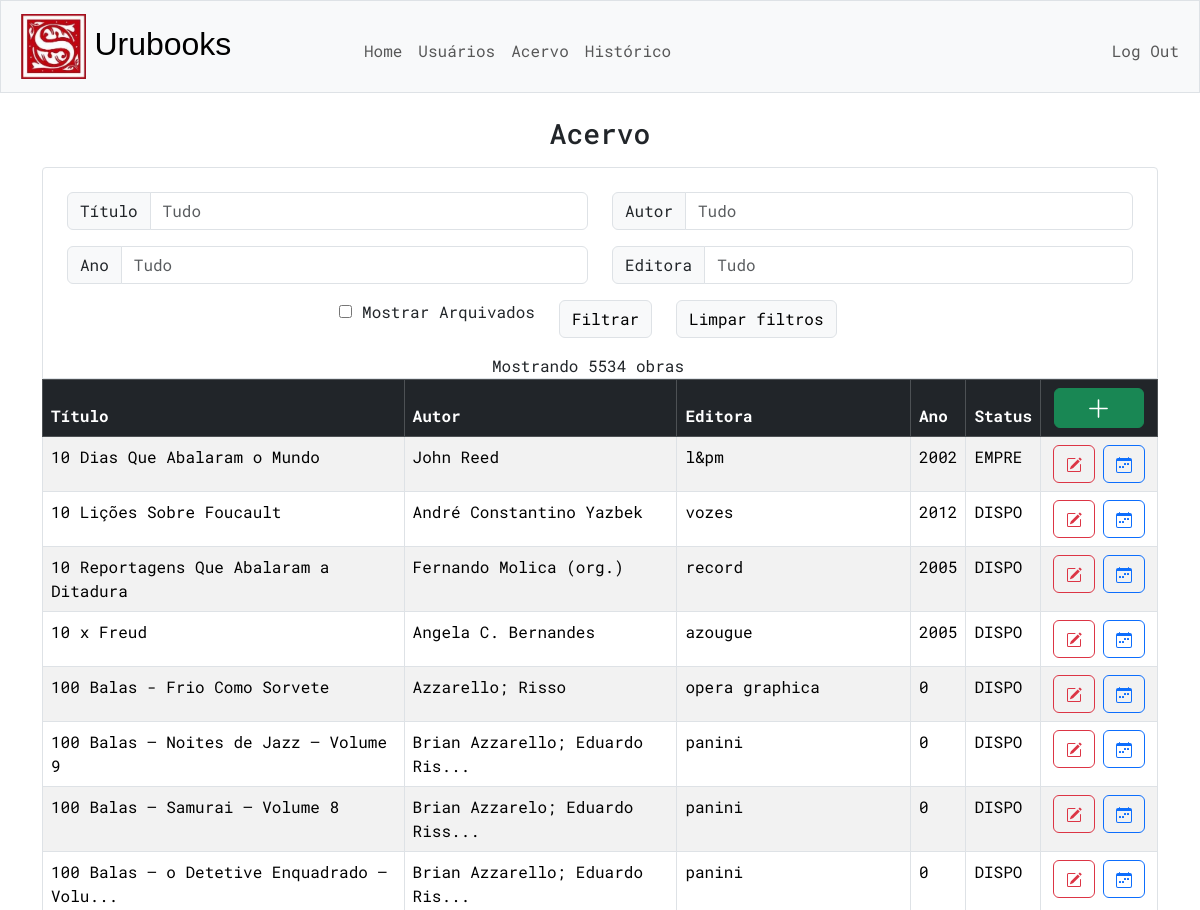
/acervo (signed in, upper part), run on an earlier commit of the app's database.
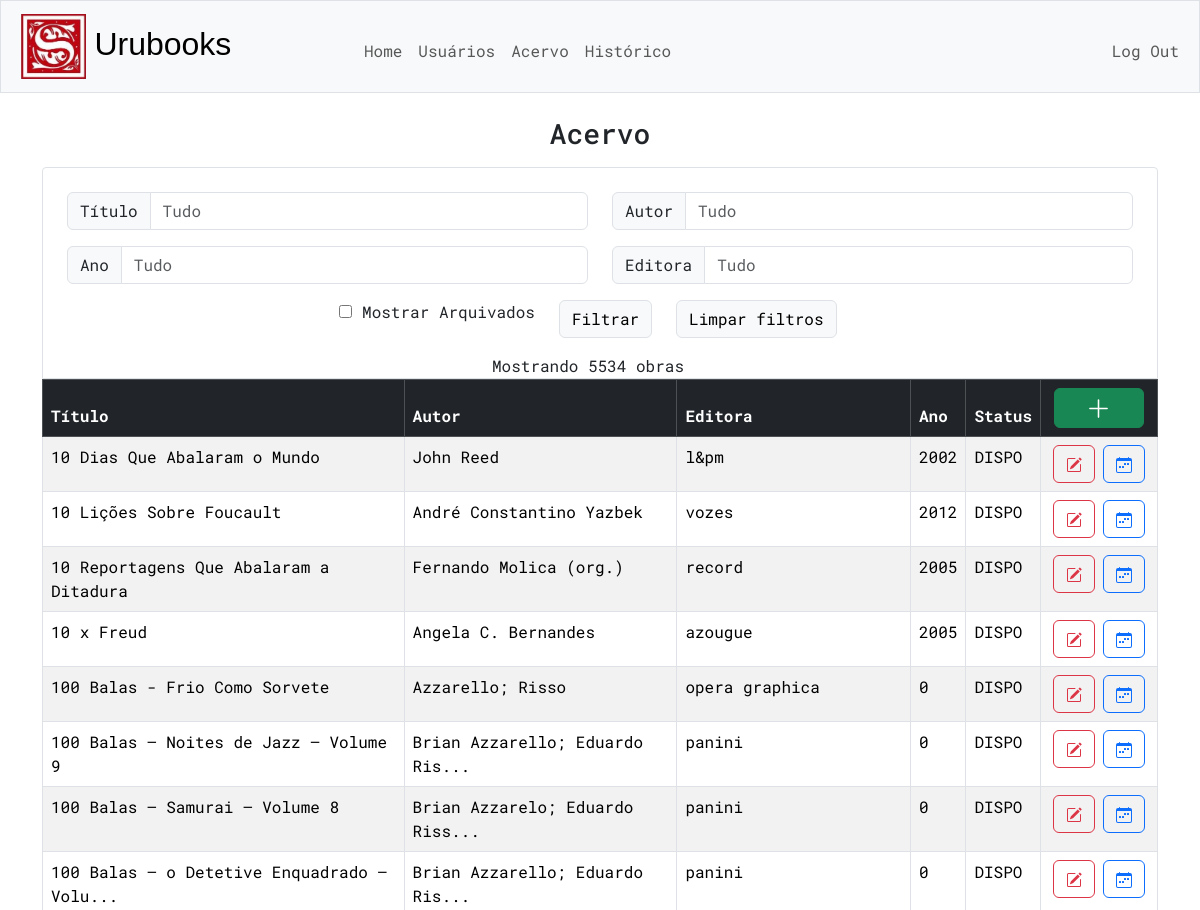
And on a later commit of the database.
### tables this page shows
CREATE TABLE acervo (
id INTEGER PRIMARY KEY AUTOINCREMENT NOT NULL,
titulo TEXT NOT NULL,
autor TEXT NOT NULL,
editora TEXT,
ano INTEGER,
status TEXT
);

### app.py (the view)
@app.route("/acervo", methods=["GET", "POST"])
@login_required
def acervo():
    edited_book = {}
    if edit_id := request.args.get("edit-book"):
        edited_book = db.execute("SELECT * FROM acervo WHERE id = ?", edit_id)[0]
    filtros = {}
    filtros_placeholder = {}
    filtro_titulo = request.args.get('filtro-titulo')
    if filtro_titulo:
        filtros_placeholder["titulo"] = filtro_titulo
        filtros["titulo"] = "%" + filtro_titulo + "%"
    filtro_autor = request.args.get('filtro-autor')
    if filtro_autor:
        filtros_placeholder["autor"] = filtro_autor
        filtros["autor"] = "%" + filtro_autor + "%"
    filtro_ano = request.args.get("filtro-ano")
    if filtro_ano:
        filtros_placeholder["ano"] = filtro_ano
        filtros["ano"] = "%" + filtro_ano + "%"
    filtro_editora = request.args.get("filtro-editora")
    if filtro_editora:
        filtros_placeholder["editora"] = filtro_editora
        filtros["editora"] = "%" + filtro_editora + "%"
    filtro_arquivado = " id IN (SELECT id FROM acervo WHERE status != 'ARQUIVADO')"
    if request.args.get('mostrar-arquivados') == 'true':
        filtro_arquivado = " id IN (SELECT id FROM acervo WHERE status = 'DISPONIVEL' OR status = 'EMPRESTADO' OR status = 'ARQUIVADO')"
    LIVROS_POR_PAGINA = 50
    pagina_atual = int(request.args.get("pagina", 0))
    offset = LIVROS_POR_PAGINA * pagina_atual
    query = "SELECT * FROM acervo"
    if filtros:
        query += " WHERE " + " AND ".join([f"{key} LIKE ?" for key in filtros])
        acervo = db.execute(query + " AND " + filtro_arquivado + " ORDER BY titulo" + " LIMIT ?, ?", *tuple(filtros.values()), offset, LIVROS_POR_PAGINA)
        search_size = len(db.execute(query + " AND " + filtro_arquivado + " ORDER BY titulo", *tuple(filtros.values())))
    else:
        acervo = db.execute(query + " WHERE " + filtro_arquivado + " ORDER BY titulo" + " LIMIT ?, ?", offset, LIVROS_POR_PAGINA)
        search_size = len(db.execute(query + " WHERE " + filtro_arquivado))
    page_data = {
        "search_size":search_size,
        "atual":pagina_atual,
        "max":int(search_size/LIVROS_POR_PAGINA)
    }
    return render_template("acervo/index.html", acervo=acervo, edited_book=edited_book, filtros=filtros_placeholder, page_data=page_data)

### app.py (called while the page is built)
@app.after_request
def after_request(response):
    response.headers["Cache-Control"] = "no-cache, no-store, must-revalidate"
    response.headers["Expires"] = 0
    response.headers["Pragma"] = "no-cache"
    return response

### helpers.py (called while the page is built)
def login_required(f):
    @wraps(f)
    def decorated_function(*args, **kwargs):
        if session.get("user_id") is None:
            return redirect("/login")
        return f(*args, **kwargs)
    return decorated_function

### templates/acervo/index.html (shortened to what this page needs)
{% extends "layout.html" %}
{% block main %}
<h3 class='mb-3'>Acervo</h3>
<div id="input-group" style="padding-bottom:0px;">
    <form id="filtros-form" action="/acervo" method="get">
        <div class="row">
            <div class="col-lg-6">
                <div class="input-group mb-3">
                    <span class="input-group-text">Título</span>
                    <input name="filtro-titulo" type="text" class="form-control" placeholder="Tudo" autocomplete="off" value="{{ filtros.titulo }}">
                </div>
            </div>
            <div class="col-lg-6">
                <div class="input-group mb-3">
                    <span class="input-group-text">Autor</span>
                    <input name="filtro-autor" type="text" class="form-control" placeholder="Tudo" autocomplete="off" value="{{ filtros.autor }}">
                </div>
            </div>
            <div class="col-6">
                <div class="input-group mb-3">
                    <span class="input-group-text">Ano</span>
                    <input name="filtro-ano" type="text" class="form-control" placeholder="Tudo" autocomplete="off" value="{{ filtros.ano }}">
                </div>
            </div>
            <div class="col-6">
                <div class="input-group mb-3">
                    <span class="input-group-text">Editora</span>
                    <input name="filtro-editora" type="text" class="form-control" placeholder="Tudo" autocomplete="off" value="{{ filtros.editora }}">
                </div>
            </div>
            <div class="row justify-content-md-center">
                <div class="col-auto ustify-content-start mr-2">
                        <input name="mostrar-arquivados" id="archived-checkbox" type="checkbox" autocomplete="off" value="true">
                        <label for="archived-checkbox">Mostrar Arquivados</label>
                </div>
                <div class="col-auto">
                    <button type='submit' class="btn btn-light btn-border">Filtrar</button>
                </div>
                <div class="col-auto">
                    <a href="/acervo" type="button" class="btn btn-light btn-border">Limpar filtros</a>
                </div>
            </div>
            <div class="row justify-content-md-center mt-3">
                Mostrando {{ page_data.search_size }} obras
            </div>
        </div>
    </form>
</div>
<table class='table table-bordered table-striped' style='text-align:start'>
    <thead class="table-dark">
        <th>Título</th>
        <th>Autor</th>
        <th>Editora</th>
        <th>Ano</th>
        <th>Status</th>
        <th style="text-align: center;">
            <a type='button' class="btn btn-success mx-1" href="acervo/incluir" style="width: 90px; height: 40px">
                <svg xmlns="http://www.w3.org/2000/svg" width="25" height="25" fill="currentColor" class="bi bi-plus-lg" viewBox="0 0 16 16">
                    <path fill-rule="evenodd" d="M8 2a.5.5 0 0 1 .5.5v5h5a.5.5 0 0 1 0 1h-5v5a.5.5 0 0 1-1 0v-5h-5a.5.5 0 0 1 0-1h5v-5A.5.5 0 0 1 8 2"/>
                </svg>
            </a>
        </th>
    </thead>
    <tbody>
        {% if acervo %}
            {% for livro in acervo %}
                <tr>
                    <td>{{ livro.titulo }}</td>
                    <td>{{ livro.autor }}</td>
                    <td>{{ livro.editora }}</td>
                    <td>{{ livro.ano }}</td>
                    <td>{{ livro.status[:5] }}</td>
                    <td class="options-cell">
                        <div class="btn-group">
                            <form action="/acervo/editar" method="get">
                                <button type='submit' class="btn btn-outline-danger mx-1">
                                </button>
                            </form>
                            <form action="/emprestar" method="get">
                                <button type='submit' class="btn btn-outline-primary mx-1">
                                </button>
                            </form>
                        </div>
                    </td>
                </tr>
            {% endfor %}
        {% else %}
        <tr><td colspan="6"><h6 style="color:grey;text-align: center;">Nenhuma obra encontrada.</h6></td></tr>
        {% endif %}
    </tbody>
</table>
{% endblock %}

### templates/layout.html (shortened to what this page needs)
<!DOCTYPE html>
<html lang="en">
    <head>
        <link href="https://cdn.jsdelivr.net/npm/bootstrap@5.3.3/dist/css/bootstrap.min.css" rel="stylesheet">
        <link href="/static/styles.css" rel="stylesheet">
    </head>
    <body>
        <nav class="bg-light border navbar navbar-expand-md navbar-light">
            <div class="container-fluid">
                <a class="navbar-brand" href="/"><span><img src="/static/logomarca.jpg" alt="Logo" style="width: 20%; height: auto;" class="mx-2"/></span>Urubooks</a>
                <div class="collapse navbar-collapse" id="navbar">
                    {% if session["user_id"] %}
                        <ul class="navbar-nav me-auto mt-2">
                            <li class="nav-item"><a class="nav-link" href="/">Home</a></li>
                            <li class="nav-item"><a class="nav-link" href="/usuarios">Usuários</a></li>
                            <li class="nav-item"><a class="nav-link" href="/acervo">Acervo</a></li>
                            <li class="nav-item"><a class="nav-link" href="/historico">Histórico</a></li>
                        </ul>
                        <ul class="navbar-nav ms-auto mt-2">
                            <li class="nav-item"><a class="nav-link" href="/logout">Log Out</a></li>
                        </ul>
                    {% else %}
                        <ul class="navbar-nav ms-auto mt-2">
                            <li class="nav-item"><a class="nav-link" href="/register">Register</a></li>
                            <li class="nav-item"><a class="nav-link" href="/login">Log In</a></li>
                        </ul>
                    {% endif %}
                </div>
            </div>
        </nav>
        <main class="container py-4 text-center">
            {% block main %}{% endblock %}
        </main>
    </body>
</html>

### static/styles.css (style rules this page uses)
body { font-family: "Roboto Mono", monospace; }
nav .navbar-brand { font-family: 'Franklin Gothic Medium', 'Arial Narrow', Arial, sans-serif; font-size: xx-large; }
#input-group { border-style: solid; border-top-left-radius: 0.25rem; border-top-right-radius: 0.25rem; border-width: 1px; border-color: #dee2e6; padding: 1.5rem; }
.btn-border { border:solid; border-width: 1px; border-color: #dee2e6; }

What changed in the data, as far as the page shows it:
changed acervo "10 Dias Que Abalaram o Mundo": status "EMPRE" → "DISPO"
